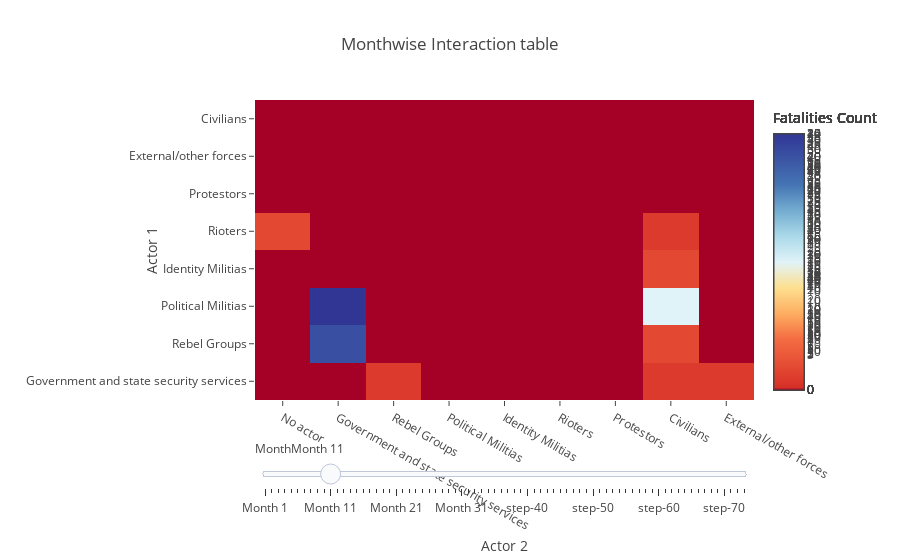

Write notebook code for a chart like this one.
### Code cell
# steps = []
for i in range(Month_distribution.index.sort_values().max()):
    step = dict(
        method = 'restyle',  
        args = ['visible', [False] * Month_distribution.index.sort_values().max()],
    )
    step['args'][1][i] = True # Toggle i'th trace to "visible"
    steps.append(step)
    sliders = [dict(
    active = 10,
    currentvalue = {"prefix": "Month"},
    pad = {"t": Month_distribution.index.sort_values().max()},
    steps = steps
)]
layout = dict(sliders=sliders,
              title='Monthwise Interaction table',
              autosize=True,
              yaxis=go.layout.YAxis(
                                    title='Actor 1',
                                    automargin=True,
                                   ),
              xaxis=go.layout.XAxis(
                                    title='Actor 2',
                                    automargin=True,
                                   ),
             )
fig = dict(data=Slider_data2[0], layout=layout)
iplot(fig, filename='Slider 2')
